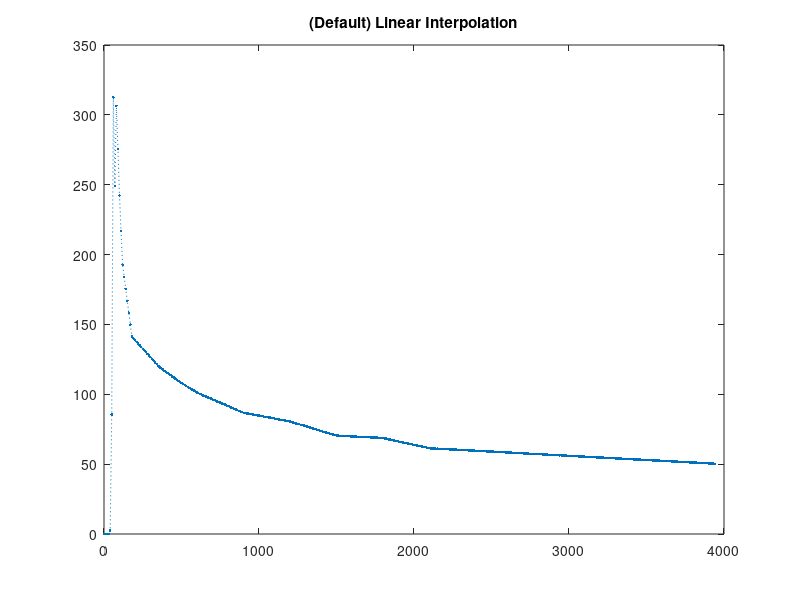

Here is the MATLAB script that generated this plot:
clear all
clc

t = [0 10 20 30 40 50 60 70 80 90 100 110 120 180 240 360 480 600 900 1200 1500 1800 2100 3944];
Cp_star = [0.03 0.01 0.09 0.04 2.64 85.56 312.56 249.11 306.40 275.69 242.34 216.95 192.63 141.28 133.81 119.22 109.59 101.19 86.80 80.56 70.43 68.73 61.38 50.29]; 
xq = 0 : 10 : 3940;


figure
vq1 = interp1(t,Cp_star,xq);
% plot(t,Cp_star,'o',xq,vq1,':.');
plot(xq,vq1,':.');
title('(Default) Linear Interpolation');









% x = 0:pi/4:2*pi;
% v = sin(x);
% 
% xq = 0:pi/16:2*pi;
% 
% 
% 
% 
% figure
% vq1 = interp1(x,v,xq);
% plot(x,v,'o',xq,vq1,':.');
% xlim([0 2*pi]);
% title('(Default) Linear Interpolation');